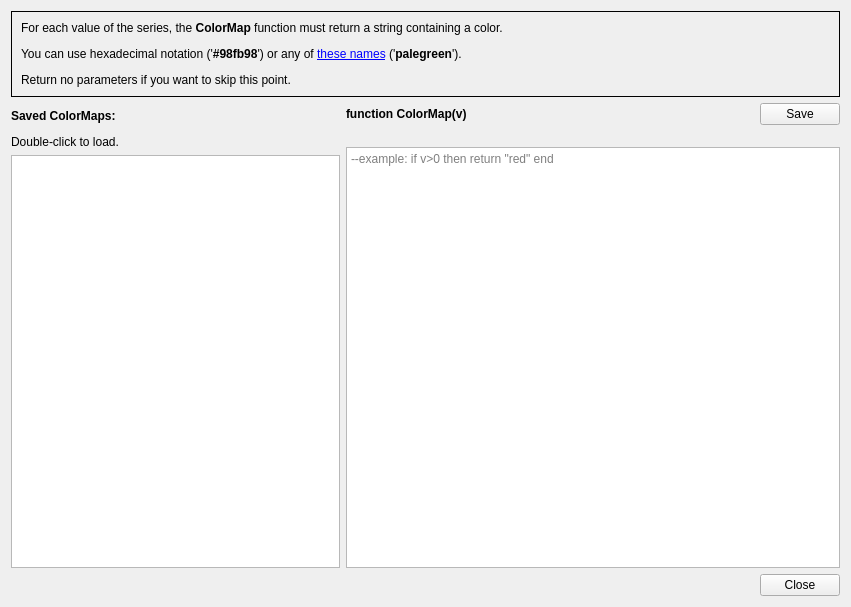
<?xml version="1.0" encoding="UTF-8"?>
<ui version="4.0">
 <class>colormap_editor</class>
 <widget class="QDialog" name="colormap_editor">
  <property name="geometry">
   <rect>
    <x>0</x>
    <y>0</y>
    <width>851</width>
    <height>607</height>
   </rect>
  </property>
  <property name="windowTitle">
   <string>ColorMap Editor</string>
  </property>
  <layout class="QVBoxLayout" name="verticalLayout_3">
   <item>
    <widget class="QFrame" name="frame">
     <property name="frameShape">
      <enum>QFrame::Box</enum>
     </property>
     <property name="frameShadow">
      <enum>QFrame::Plain</enum>
     </property>
     <layout class="QVBoxLayout" name="verticalLayout_4">
      <item>
       <widget class="QLabel" name="label_5">
        <property name="text">
         <string>&lt;html&gt;&lt;head/&gt;&lt;body&gt;&lt;p&gt;For each value of the series, the &lt;span style=&quot; font-weight:600;&quot;&gt;ColorMap&lt;/span&gt; function must return a string containing a color. &lt;/p&gt;&lt;p&gt;You can use hexadecimal notation ('&lt;span style=&quot; font-weight:600;&quot;&gt;#98fb98&lt;/span&gt;') or any of &lt;a href=&quot;https://doc.qt.io/qt-5/qml-color.html#svg-color-reference&quot;&gt;&lt;span style=&quot; text-decoration: underline; color:#0000ff;&quot;&gt;these names&lt;/span&gt;&lt;/a&gt; ('&lt;span style=&quot; font-weight:600;&quot;&gt;palegreen&lt;/span&gt;').&lt;/p&gt;&lt;p&gt;Return no parameters if you want to skip this point.&lt;/p&gt;&lt;/body&gt;&lt;/html&gt;</string>
        </property>
        <property name="wordWrap">
         <bool>true</bool>
        </property>
        <property name="openExternalLinks">
         <bool>true</bool>
        </property>
        <property name="textInteractionFlags">
         <set>Qt::TextBrowserInteraction</set>
        </property>
       </widget>
      </item>
     </layout>
    </widget>
   </item>
   <item>
    <layout class="QHBoxLayout" name="horizontalLayout"/>
   </item>
   <item>
    <layout class="QHBoxLayout" name="horizontalLayout_3" stretch="2,3">
     <item>
      <layout class="QVBoxLayout" name="verticalLayout_2">
       <item>
        <layout class="QHBoxLayout" name="horizontalLayout_2">
         <item>
          <widget class="QLabel" name="label_2">
           <property name="font">
            <font>
             <weight>75</weight>
             <bold>true</bold>
            </font>
           </property>
           <property name="text">
            <string>Saved ColorMaps:</string>
           </property>
          </widget>
         </item>
         <item>
          <widget class="QPushButton" name="buttonDelete">
           <property name="minimumSize">
            <size>
             <width>26</width>
             <height>26</height>
            </size>
           </property>
           <property name="maximumSize">
            <size>
             <width>26</width>
             <height>26</height>
            </size>
           </property>
           <property name="text">
            <string/>
           </property>
           <property name="flat">
            <bool>true</bool>
           </property>
          </widget>
         </item>
         <item>
          <spacer name="horizontalSpacer">
           <property name="orientation">
            <enum>Qt::Horizontal</enum>
           </property>
           <property name="sizeHint" stdset="0">
            <size>
             <width>40</width>
             <height>20</height>
            </size>
           </property>
          </spacer>
         </item>
        </layout>
       </item>
       <item>
        <widget class="QLabel" name="label_4">
         <property name="text">
          <string>Double-click to load.</string>
         </property>
        </widget>
       </item>
       <item>
        <widget class="QListWidget" name="listWidget"/>
       </item>
      </layout>
     </item>
     <item>
      <layout class="QVBoxLayout" name="verticalLayout">
       <property name="spacing">
        <number>12</number>
       </property>
       <item>
        <layout class="QHBoxLayout" name="horizontalLayout_4">
         <property name="topMargin">
          <number>0</number>
         </property>
         <property name="bottomMargin">
          <number>10</number>
         </property>
         <item>
          <widget class="QLabel" name="label_3">
           <property name="font">
            <font>
             <weight>75</weight>
             <bold>true</bold>
            </font>
           </property>
           <property name="text">
            <string>function ColorMap(v)</string>
           </property>
          </widget>
         </item>
         <item>
          <spacer name="horizontalSpacer_2">
           <property name="orientation">
            <enum>Qt::Horizontal</enum>
           </property>
           <property name="sizeHint" stdset="0">
            <size>
             <width>40</width>
             <height>20</height>
            </size>
           </property>
          </spacer>
         </item>
         <item>
          <widget class="QPushButton" name="buttonSave">
           <property name="text">
            <string>Save</string>
           </property>
          </widget>
         </item>
        </layout>
       </item>
       <item>
        <widget class="QCodeEditor" name="functionText">
         <property name="placeholderText">
          <string>--example: if v&gt;0 then return &quot;red&quot; end</string>
         </property>
        </widget>
       </item>
      </layout>
     </item>
    </layout>
   </item>
   <item>
    <widget class="QDialogButtonBox" name="buttonBox">
     <property name="orientation">
      <enum>Qt::Horizontal</enum>
     </property>
     <property name="standardButtons">
      <set>QDialogButtonBox::Close</set>
     </property>
    </widget>
   </item>
  </layout>
 </widget>
 <customwidgets>
  <customwidget>
   <class>QCodeEditor</class>
   <extends>QTextEdit</extends>
   <header location="global">QCodeEditor</header>
  </customwidget>
 </customwidgets>
 <resources/>
 <connections>
  <connection>
   <sender>buttonBox</sender>
   <signal>accepted()</signal>
   <receiver>colormap_editor</receiver>
   <slot>accept()</slot>
   <hints>
    <hint type="sourcelabel">
     <x>248</x>
     <y>254</y>
    </hint>
    <hint type="destinationlabel">
     <x>157</x>
     <y>274</y>
    </hint>
   </hints>
  </connection>
  <connection>
   <sender>buttonBox</sender>
   <signal>rejected()</signal>
   <receiver>colormap_editor</receiver>
   <slot>reject()</slot>
   <hints>
    <hint type="sourcelabel">
     <x>316</x>
     <y>260</y>
    </hint>
    <hint type="destinationlabel">
     <x>286</x>
     <y>274</y>
    </hint>
   </hints>
  </connection>
 </connections>
</ui>
